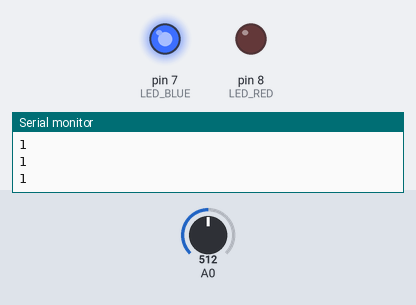
Simulated run of this sketch. Board: Arduino Uno, built with avr-gcc and run on an emulated ATmega328P. Shown: output pins drawn as LEDs (lit = HIGH), the last lines printed to the serial monitor. Inputs (shaded band) come from the test bench; at power-on: A0 = 512.

Above: at 1.3 s.
1.4 s: A0 set to 196
2.9 s: A0 set to 182
At 4.1 s:
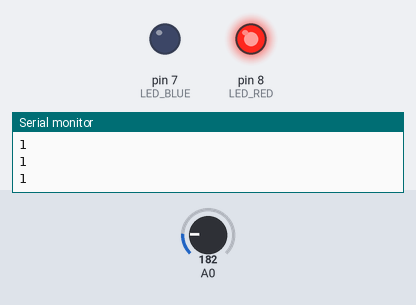
4.5 s: A0 set to 306
At 5.3 s:
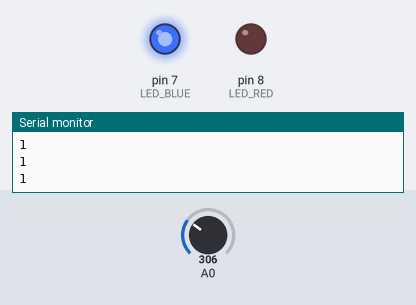
6.0 s: A0 set to 122
At 6.5 s:
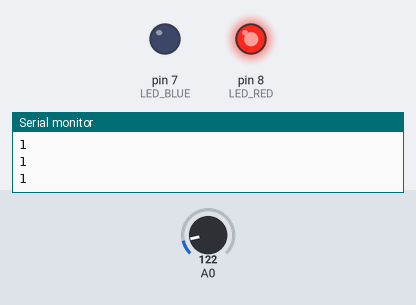
Timing chart, 0 to 8.5 s (numbered marks = the images above; inputs shaded):
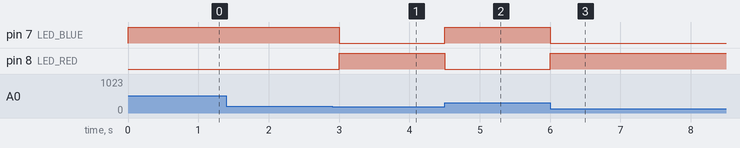

The sketch:

ard.ino
```cpp
int distance = 0; //Cm로 계산된 거리값을 저장해두기위해 변수를 선언합니다.
const int LED_RED = 8;
const int LED_BLUE = 7;

void setup() {
  Serial.begin(9600); //거리값을 PC모니터로 쉽게 확인하기위해 시리얼통신을 선언해줍니다.
  pinMode(LED_RED, OUTPUT);
  pinMode(LED_BLUE,  OUTPUT);
}

void loop() {
  int volt = map(analogRead(A0), 0, 1023, 0, 5000);
  /* 거리값을 cm로 변환해주기 쉽게 하기위해서 map 함수를 사용해서 데이터값을 변환후 volt 변수에 넣어 줍니다.*/


  distance = (27.61 / (volt - 0.1696)) * 1000;
  /*거리값을 cm로 변환하는 계산공식 입니다. 변환된 cm값을 distance 변수에 저장합니다.*/

  if(distance < 30){
    digitalWrite(LED_BLUE, HIGH);
    digitalWrite(LED_RED, LOW);
    //Serial.print(distance);  //거리값을 시리얼모니터로 출력해줍니다.
    Serial.println("1");
    // Serial.println(" ");
  }
  else {
    digitalWrite(LED_BLUE, LOW);
    digitalWrite(LED_RED, HIGH);
    //Serial.print(distance);  //거리값을 시리얼모니터로 출력해줍니다.
    // Serial.println(" cm");
    // Serial.println(" ");
  }

  delay(500);
}
```

Measured:
- the behaviour switches between 189 and 188 on A0 (found by bisection; images 0 and 1)
- after the input at 2.9 s, pin 7 (LED_BLUE): HIGH → LOW after 0.10 s; pin 8 (LED_RED): LOW → HIGH after 0.10 s
- after the input at 4.5 s, pin 7 (LED_BLUE): LOW → HIGH at once; pin 8 (LED_RED): HIGH → LOW at once
- after the input at 6.0 s, pin 7 (LED_BLUE): HIGH → LOW at once; pin 8 (LED_RED): LOW → HIGH at once
